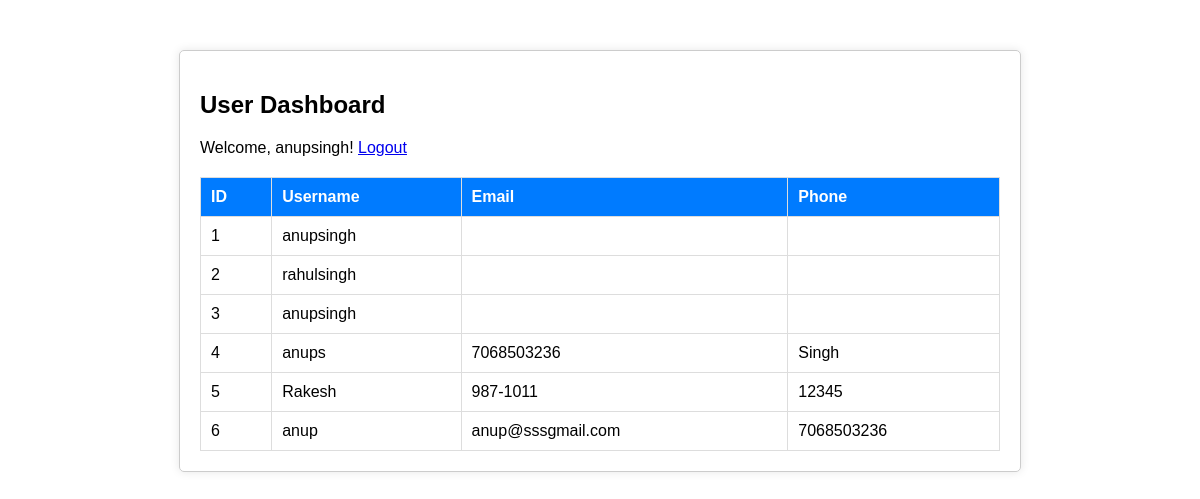
/dashboard.php (signed in), run on the app's committed database.
### tables this page shows
CREATE TABLE `users` (
  `id` int(111) NOT NULL,
  `username` varchar(111) NOT NULL,
  `email` varchar(111) NOT NULL,
  `phone` varchar(111) NOT NULL,
  `password` varchar(111) NOT NULL
);

### db.php (called while the page is built, shortened)
<?php
$servername = "localhost";
$username = "root";
$password = "";
$dbname = "Assignment";
$conn = mysqli_connect($servername, $username, $password, $dbname);
function get_users() {
    global $conn;
    $sql = "SELECT id, username , email, phone FROM users";
    $result = mysqli_query($conn, $sql);
    $users = [];
    while ($row = mysqli_fetch_assoc($result)) {
        $users[] = $row;
    }
    return $users;
}

### dashboard.php (the view, shortened to what this page needs)
<?php
require_once 'db.php';
$users = get_users();
?>
<!DOCTYPE html>
<html lang="en">
<head>
    <link rel="stylesheet" href="styles.css">
</head>
<body>
<div class="container">
    <h2>User Dashboard</h2>
    <p>Welcome, <?= $_SESSION['username'] ?>! <a href="logout.php">Logout</a></p>
    <table class="user-table">
        <thead>
            <tr>
                <th>ID</th>
                <th>Username</th>
                <th>Email</th>
                <th>Phone</th>
            </tr>
        </thead>
        <tbody>
            <?php foreach ($users as $user): ?>
                <tr>
                    <td><?= $user['id'] ?></td>
                    <td><?= $user['username'] ?></td>
                    <td><?= $user['email'] ?></td>
                    <td><?= $user['phone'] ?></td>
                </tr>
            <?php endforeach; ?>
        </tbody>
    </table>
</div>
</body>
</html>

### styles.css (style rules this page uses)
body { font-family: Arial, sans-serif; margin: 0; padding: 0; }
.container { width: 90%; max-width: 800px; margin: 50px auto; padding: 20px; border: 1px solid #ccc; border-radius: 5px; box-shadow: 0 0 10px rgba(0, 0, 0, 0.1); }
.user-table { width: 100%; border-collapse: collapse; margin-top: 20px; }
.user-table th, .user-table td { border: 1px solid #ddd; padding: 10px; text-align: left; }
.user-table th { background-color: #007BFF; color: #fff; }

### data on the page
users: id "1", username "anupsingh"
users: id "2", username "rahulsingh"
users: id "3", username "anupsingh"
users: id "4", username "anups", email "7068503236", phone "Singh"
users: id "5", username "Rakesh", email "987-1011", phone "12345"
users: id "6", username "anup", email "anup@sssgmail.com", phone "7068503236"

### other printed values
$_SESSION['username'] "anupsingh"
